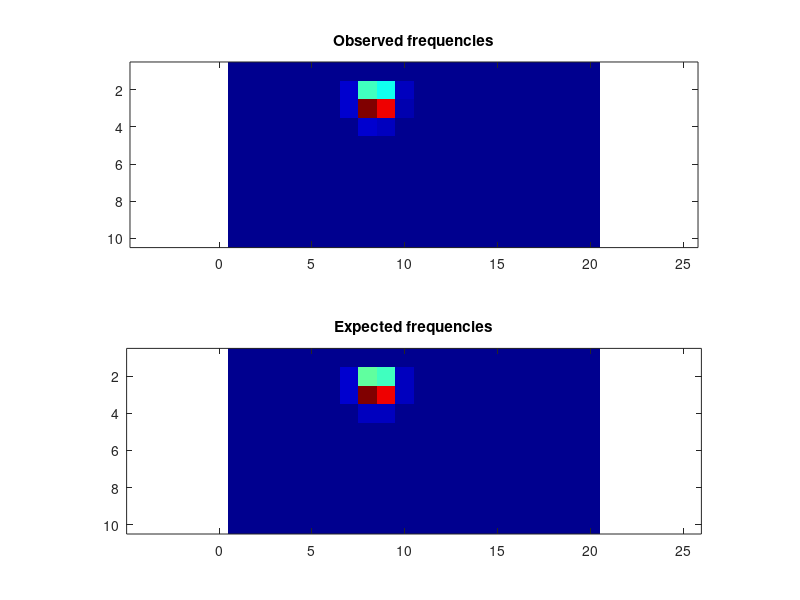

The MATLAB source for this figure:
frequencies = [ 0, 1, 1, 1, 5, 64, 336, 861, 869, 305, 39, 5, 0, 0, 0, 0, 0, 0, 0, 0; 0, 0, 0, 0, 12, 655, 21277, 138268, 127143, 16687, 384, 4, 0, 0, 0, 0, 0, 0, 0, 0; 0, 0, 0, 0, 0, 117, 21738, 325812, 290028, 15223, 60, 0, 0, 0, 0, 0, 0, 0, 0, 0; 0, 0, 0, 0, 0, 0, 402, 21295, 18179, 214, 0, 0, 0, 0, 0, 0, 0, 0, 0, 0; 0, 0, 0, 0, 0, 0, 0, 9, 6, 0, 0, 0, 0, 0, 0, 0, 0, 0, 0, 0; 0, 0, 0, 0, 0, 0, 0, 0, 0, 0, 0, 0, 0, 0, 0, 0, 0, 0, 0, 0; 0, 0, 0, 0, 0, 0, 0, 0, 0, 0, 0, 0, 0, 0, 0, 0, 0, 0, 0, 0; 0, 0, 0, 0, 0, 0, 0, 0, 0, 0, 0, 0, 0, 0, 0, 0, 0, 0, 0, 0; 0, 0, 0, 0, 0, 0, 0, 0, 0, 0, 0, 0, 0, 0, 0, 0, 0, 0, 0, 0; 0, 0, 0, 0, 0, 0, 0, 0, 0, 0, 0, 0, 0, 0, 0, 0, 0, 0, 0, 0 ];
expFrequencies = [ 0.0357822, 0.0724529, 0.234182, 1.52411, 17.7806, 200.023, 1250.8, 3243.32, 3107.02, 1104.83, 165.663, 14.3148, 1.26301, 0.206864, 0.0672276, 0.0342206, 0.0232164, 0.0194735, 0.0196224, 0.023781; 6.78301e-007, 2.85104e-005, 0.00220455, 0.225139, 23.8563, 2050.89, 70789.8, 452831, 416773, 55543.9, 1436.52, 16.1037, 0.151415, 0.00150137, 2.01715e-005, 5.1371e-007, 3.51184e-008, 8.67623e-009, 9.24303e-009, 4.21045e-008; 4.8131e-017, 2.25586e-013, 2.52033e-009, 3.27675e-005, 0.212283, 331.304, 67299.1, 978661, 870886, 47138.4, 190.479, 0.105536, 1.48958e-005, 1.12165e-009, 1.05943e-013, 2.27425e-017, 0, 0, 0, 0; 0, 0, 0, 8.88817e-014, 5.87047e-007, 0.196224, 1091.59, 56263.9, 47986.2, 628.007, 0.0771347, 1.70665e-007, 2.13411e-014, 0, 0, 0, 0, 0, 0, 0; 0, 0, 0, 0, 0, 1.18815e-008, 0.0455648, 25.6999, 20.6286, 0.0176956, 2.2318e-009, 0, 0, 0, 0, 0, 0, 0, 0, 0; 0, 0, 0, 0, 0, 0, 1.16465e-010, 1.31156e-005, 9.57352e-006, 1.82684e-011, 0, 0, 0, 0, 0, 0, 0, 0, 0, 0; 0, 0, 0, 0, 0, 0, 0, 1.77907e-016, 1.04583e-016, 0, 0, 0, 0, 0, 0, 0, 0, 0, 0, 0; 0, 0, 0, 0, 0, 0, 0, 0, 0, 0, 0, 0, 0, 0, 0, 0, 0, 0, 0, 0; 0, 0, 0, 0, 0, 0, 0, 0, 0, 0, 0, 0, 0, 0, 0, 0, 0, 0, 0, 0; 0, 0, 0, 0, 0, 0, 0, 0, 0, 0, 0, 0, 0, 0, 0, 0, 0, 0, 0, 0 ];
colormap(jet);
clf; subplot(2,1,1);
imagesc(frequencies);
title('Observed frequencies');
axis equal;
subplot(2,1,2);
imagesc(expFrequencies);
axis equal;
title('Expected frequencies');
